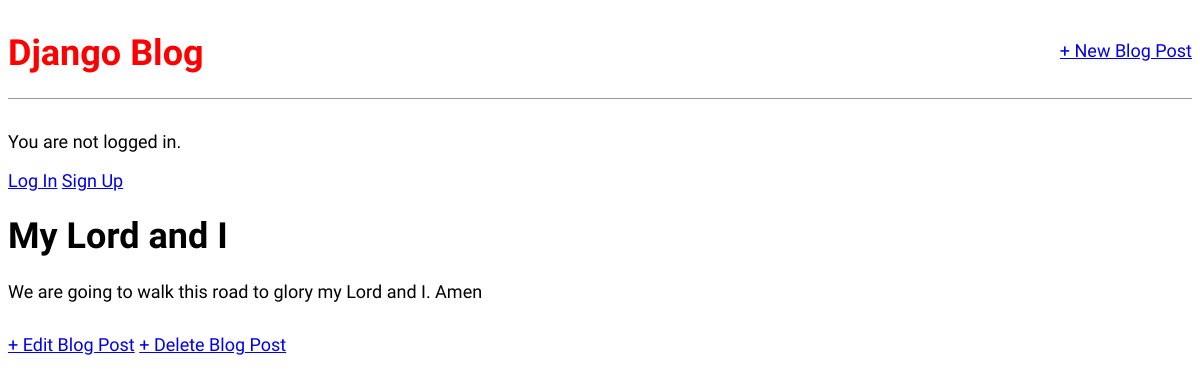
The app's page /post/2/ with its own data.
### blog/models.py (models this page shows, shortened)
class Post(models.Model):
    title = models.CharField(max_length=200)
    author = models.ForeignKey(
        "auth.user",
        on_delete = models.CASCADE
    )
    body = models.TextField()

### blog/views.py (the view)
# urls.py: path("post/<int:pk>/", BlogDetailView.as_view(), name="post_detail" ),
class BlogDetailView(DetailView):
    model = Post
    template_name = "post_detail.html"

### templates/post_detail.html
{% extends 'base.html' %}
{% block content %}
    <div class="post-entry">
        <h1>{{ object.title }}</h1>
        <p>{{ object.body }}</p>
    </div>
    <a href="{% url 'post_edit' post.pk %}">+ Edit Blog Post</a>
    <a href="{% url 'post_delete' post.pk %}">+ Delete Blog Post</a>
{% endblock content %}

### static/css/base.css (style rules this page uses)
body { font-family: "Source Sans Pro", sans-serif; font-size: 18px; }
.post-entry { margin-bottom: 2rem; }
.post-entry p { margin: 0; font-weight: 400; }

### records on screen
Post: title "My Lord and I", body "We are going to walk this road to glory my Lord and I. Amen"
